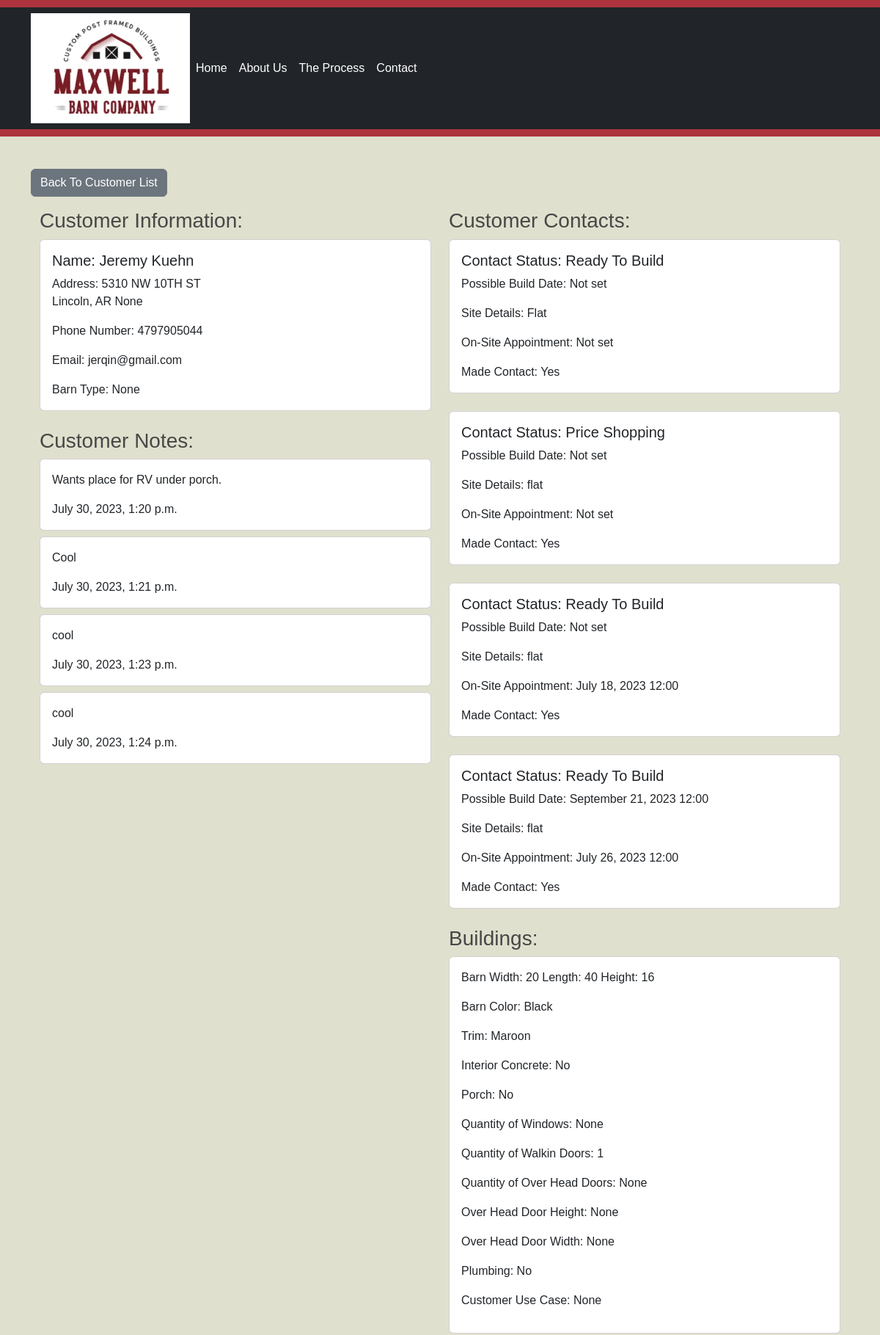
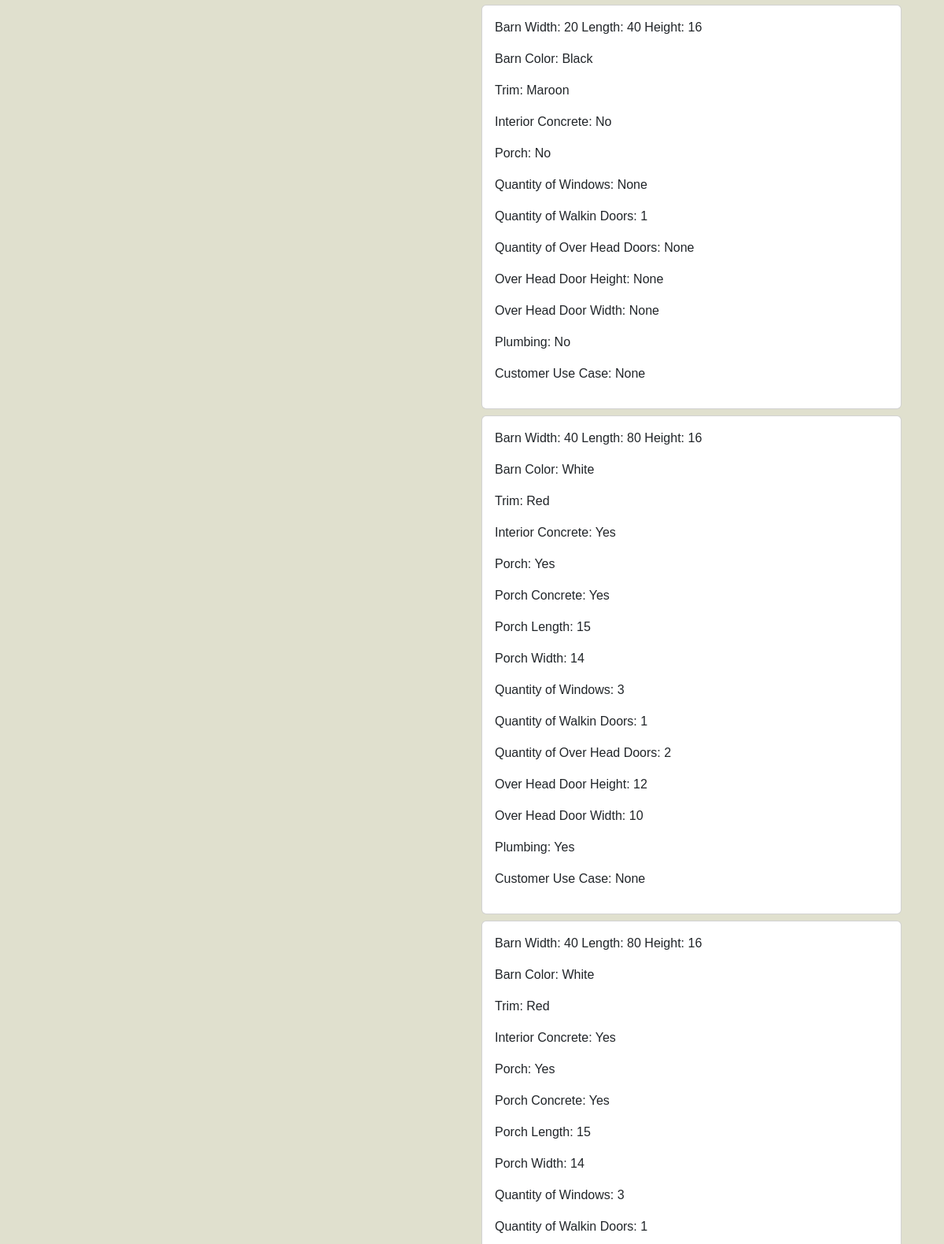
/1/customer_profile (upper part), run on the app's committed database (2 pictures, top to bottom).
### web/models.py (models this page shows, shortened)
class Customer(models.Model):
    name_first = models.CharField(max_length=64, verbose_name="First Name")
    name_last = models.CharField(max_length=64, verbose_name="Last Name")
    address = models.CharField(max_length=200)
    add_city = models.CharField(max_length=64, verbose_name="City")
    add_state = models.CharField(max_length=2, choices=STATE_CHOICES, verbose_name="State")
    zip = models.CharField(max_length=12, null=True, blank=True)
    phone_number = models.CharField(max_length=16, verbose_name="Phone Number")
    email = models.EmailField()
    date = models.DateTimeField(default=timezone.now)
    barn_type = models.CharField(max_length=20, choices=BARN_TYPE, verbose_name="Desired Structure Usuage", null=True, blank=True)
    archived = models.BooleanField(default=False)

class CustomerNote(models.Model):
    cust = models.ForeignKey(Customer, on_delete=models.CASCADE)
    cust_note = models.TextField(verbose_name="Customer Note")
    cust_note_date = models.DateTimeField(default=timezone.now)

class Contact(models.Model):
    cust = models.ForeignKey(Customer, on_delete=models.CASCADE)
    status = models.CharField(max_length=20, choices=CUST_STATUS)
    possible_build_date = models.DateTimeField(blank=True, null=True)
    site_details = models.TextField(verbose_name="Site Details")
    on_site_appointment = models.DateTimeField(blank=True, null=True)
    made_contact = models.BooleanField(default=False)

class Building(models.Model):
    cust = models.ForeignKey(Customer, on_delete=models.CASCADE)
    width = models.IntegerField()
    length = models.IntegerField()
    height = models.IntegerField()
    concrete = models.BooleanField(default=False)
    color = models.CharField(max_length=15, choices=COLOR_CHOICES)
    trim = models.CharField(max_length=20, choices=COLOR_CHOICES)
    porch = models.BooleanField(default=False)
    porch_concrete = models.BooleanField(default=False)
    porch_length = models.IntegerField(verbose_name="Porch Length", null=True, blank=True)
    porch_width = models.IntegerField(verbose_name="Porch Width", null=True, blank=True)
    windows = models.IntegerField(null=True, blank=True, verbose_name="Quantity of Windows")
    walk_doors = models.IntegerField(null=True, blank=True, verbose_name="Quantity of Walkin Doors")
    over_head_doors = models.IntegerField(null=True, blank=True, verbose_name="Quantity of Over Head Doors")
    over_head_height = models.IntegerField(null=True, blank=True, verbose_name="Over Head Door Height")
    over_head_width = models.IntegerField(null=True, blank=True, verbose_name="Over Head Door Width")
    plumbing = models.BooleanField(default=False)
    cust_use = models.TextField(null=True, blank=True, verbose_name="Customer Use Case:")

### web/views.py (the view)
# urls.py: path("<int:cust_id>/customer_profile", views.customer_profile, name="customer_profile"),
def customer_profile(request, cust_id):
    customer = Customer.objects.get(pk=cust_id)
    notes = CustomerNote.objects.filter(cust=customer)
    builds = Building.objects.filter(cust=customer)
    contact = Contact.objects.filter(cust=customer)
    return render(request, "web/customer_profile.html", {
        "customers": [customer],
        "notes": notes,
        "builds": builds,
        "contacts": contact
    })

### web/templates/web/customer_profile.html
{% extends "web/layout.html" %}
{% block content %}
<a href="{% url 'customer_list' %}" class="btn btn-secondary mb-3">Back To Customer List</a>
<div class="container">
    <div class="row">
        <div class="col-md-6">
            <h3>Customer Information:</h3>
            {% for customer in customers %}
            <div class="card mb-4">
                <div class="card-body">
                    <h5 class="card-title">Name: {{ customer.name_first }} {{ customer.name_last }}</h5>
                    <p class="card-text">Address: {{ customer.address }}<br>{{ customer.add_city }}, {{ customer.add_state }} {{ customer.zip }}</p>
                    <p class="card-text">Phone Number: {{ customer.phone_number }}</p>
                    <p class="card-text">Email: {{ customer.email }}</p>
                    <p class="card-text">Barn Type: {{ customer.barn_type }}</p>
                </div>
            </div>
            {% endfor %}
            <h3>Customer Notes:</h3>
            {% for note in notes %}
            <div class="card mb-2">
                <div class="card-body">
                    <p class="card-text">{{ note.cust_note }}</p>
                    <p class="card-text">{{ note.cust_note_date }}</p>
                </div>
            </div>
            {% endfor %}
        </div>
        <div class="col-md-6">
            <h3>Customer Contacts:</h3>
            {% for contact in contacts %}
            <div class="card mb-4">
                <div class="card-body">
                    <h5 class="card-title">Contact Status: {{ contact.get_status_display }}</h5>
                    <p class="card-text">Possible Build Date: {% if contact.possible_build_date %}{{ contact.possible_build_date|date:"F d, Y H:i" }}{% else %}Not set{% endif %}</p>
                    <p class="card-text">Site Details: {{ contact.site_details }}</p>
                    <p class="card-text">On-Site Appointment: {% if contact.on_site_appointment %}{{ contact.on_site_appointment|date:"F d, Y H:i" }}{% else %}Not set{% endif %}</p>
                    <p class="card-text">Made Contact: {% if contact.made_contact %}Yes{% else %}No{% endif %}</p>
                </div>
            </div>
            {% endfor %}
            <h3>Buildings:</h3>
            {% for build in builds %}
            <div class="card mb-2">
                <div class="card-body">
                    <p>Barn Width: {{ build.width }} Length: {{ build.length }} Height: {{ build.height }} </p>
                    <p>Barn Color: {{ build.color }}</p>
                    <p>Trim: {{ build.trim }} </p>
                    <p>Interior Concrete: {% if build.concrete %}Yes{% else %}No{% endif %}</p>
                    <p>Porch: {% if build.porch %}Yes{% else %}No{% endif %} </p>
                    {% if build.porch %}
                    <p>Porch Concrete: {% if build.porch_concrete %}Yes{% else %}No{% endif %}</p>
                    <p>Porch Length: {{ build.porch_length }}</p>
                    <p>Porch Width: {{ build.porch_width }}</p>
                    {% endif %}
                    <p>Quantity of Windows: {{ build.windows }}</p>
                    <p>Quantity of Walkin Doors: {{ build.walk_doors }}</p>
                    <p>Quantity of Over Head Doors: {{ build.over_head_doors }}</p>
                    <p>Over Head Door Height: {{ build.over_head_height }}</p>
                    <p>Over Head Door Width: {{ build.over_head_width }}</p>
                    <p>Plumbing: {% if build.plumbing %}Yes{% else %}No{% endif %}</p>
                    <p>Customer Use Case: {{ build.cust_use }}</p>
                </div>
            </div>
            {% endfor %}
        </div>
    </div>
</div>
{% endblock %}

### web/templates/web/layout.html (style rules this page uses)
body { background-color: #E0E0CE; color: #474747; font-family: Arial, sans-serif; }

### data on the page
Customer: name_first "Jeremy", name_last "Kuehn", address "5310 NW 10TH ST", add_city "Lincoln", add_state "AR", zip "None", phone_number "4797905044", email "jerqin@gmail.com", barn_type "None"
CustomerNote: cust_note "Wants place for RV under porch.", cust_note_date "July 30, 2023, 1:20 p.m."
CustomerNote: cust_note "Cool", cust_note_date "July 30, 2023, 1:21 p.m."
CustomerNote: cust_note "cool", cust_note_date "July 30, 2023, 1:23 p.m."
CustomerNote: cust_note "cool", cust_note_date "July 30, 2023, 1:24 p.m."
Contact: status "Ready To Build", shows "Not set", site_details "Flat", made_contact "Yes"
Contact: status "Price Shopping", shows "Not set", site_details "flat", made_contact "Yes"
Contact: status "Ready To Build", shows "Not set", site_details "flat", on_site_appointment "July 18, 2023 12:00", made_contact "Yes"
Contact: status "Ready To Build", possible_build_date "September 21, 2023 12:00", site_details "flat", on_site_appointment "July 26, 2023 12:00", made_contact "Yes"
Building: width "20", length "40", height "16", color "Black", trim "Maroon", concrete "No", porch "No", windows "None", walk_doors "1", over_head_doors "None", over_head_height "None", over_head_width "None", plumbing "No", cust_use "None"
Building: width "20", length "40", height "16", color "Black", trim "Maroon", concrete "No", porch "No", windows "None", walk_doors "1", over_head_doors "None", over_head_height "None", over_head_width "None", plumbing "No", cust_use "None"
Building: width "40", length "80", height "16", color "White", trim "Red", concrete "Yes", porch "Yes", porch_concrete "Yes", porch_length "15", porch_width "14", windows "3", walk_doors "1", over_head_doors "2", over_head_height "12", over_head_width "10", plumbing "Yes", cust_use "None"
Building: width "40", length "80", height "16", color "White", trim "Red", concrete "Yes", porch "Yes", porch_concrete "Yes", porch_length "15", porch_width "14", windows "3", walk_doors "1"
